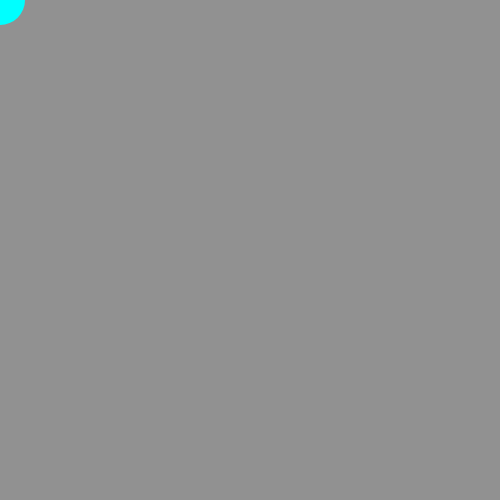
Frame 1 (no input)
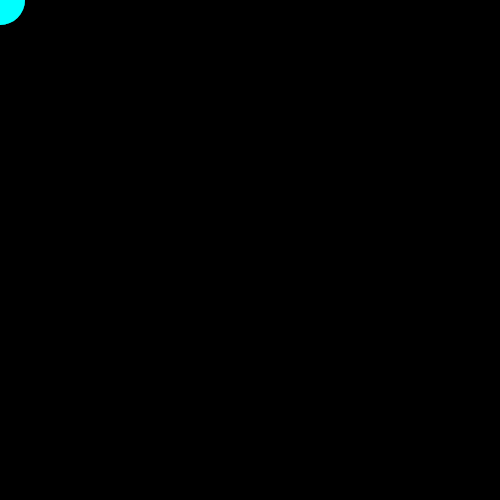
Frame 60 (no input)
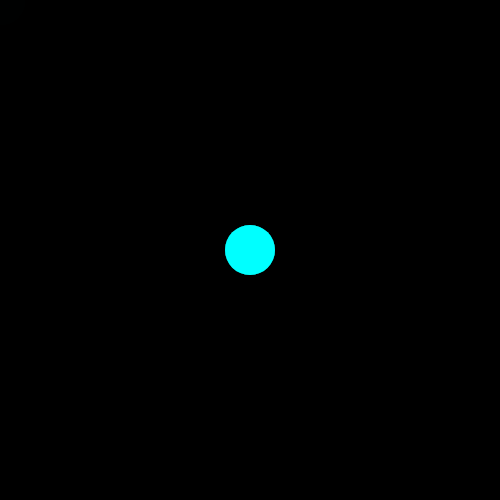
Frame 120 (the mouse pressed at the canvas centre since frame 60)

The p5.js sketch that drew these frames (run headless with seeded random() and noise() and a simulated clock; from frame 60 on, the mouse is pressed at the canvas centre):

// p5.js sketch
// ── sketch.js
function setup() {
  createCanvas(500, 500);
  angleMode(DEGREES);
  frameRate(52);
  noCursor();
  // background(220);
}

// function draw() {
//   //Making Button
//   rect(250,250,100,100);
// }
// function mouseClicked(){
//   //Changing Background
//   //if((mouseX>250)&&(mouseX<350)&&(mouseY>250)&&(mouseY<350))

//   if((250<mouseX<350)&&(250<mouseY<350))
//   {
//     background(random(0,255),random(0,255),random(0,255),random(0,255));
//   }
// }
// function mouseClicked(){
//   if(mouseX<=width/2&&mouseY<=height/2){
//     fill("aqua");
//     // ellipse(mouseX,mouseY,20);
//   } else if(mouseX>=width/2 && mouseY<=height/2){
//     fill("red");
//     // rect(mouseX,mouseY,20);
//   }else if(mouseX<=width/2 && mouseY>=height/2){
//     fill("yellow");
//     // rect(mouseX,mouseY,20);
//   }else{
//     fill("purple");
//     // ellipse(mouseX,mouseY,20);
    
//   }
//   ellipse(mouseX,mouseY,20);
// function mouseClicked(){
//   if(mouseY<=height/2){
//    ellipse(mouseX,mouseY,20);
//    fill(random(0,255));
//   } else{
//     rect(mouseX,mouseY,20);
//   }
// }
function draw(){
background(0, 0, 0,110);
noStroke();

  if(mouseX<=width/2&&mouseY<=height/2){
    fill("aqua");
    // ellipse(mouseX,mouseY,20);
  } else if(mouseX>=width/2 && mouseY<=height/2){
    fill("red");
    // rect(mouseX,mouseY,20);
  }else if(mouseX<=width/2 && mouseY>=height/2){
    fill("yellow");
    // rect(mouseX,mouseY,20);
  }else{
    fill("purple");
    // ellipse(mouseX,mouseY,20);
    
  }
  ellipse(mouseX,mouseY,50);
}
